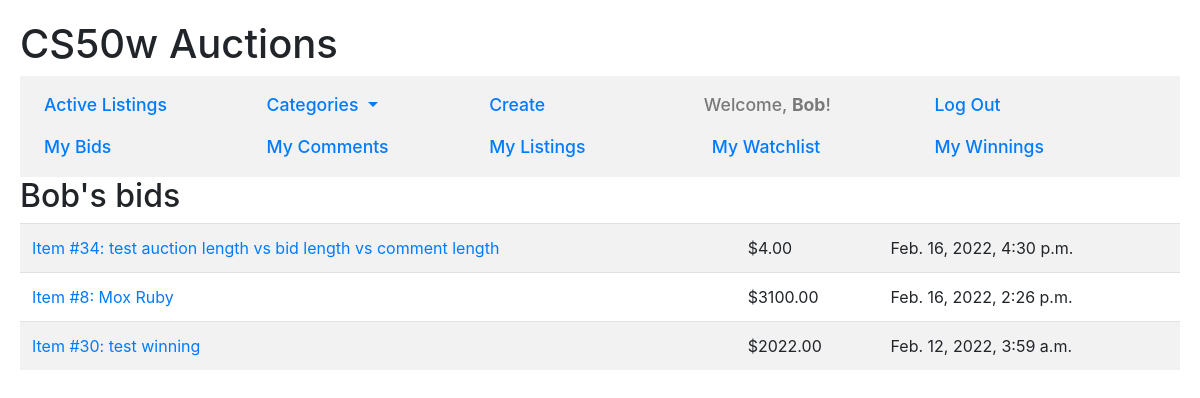
The page /bids (signed in) on the database its author committed.
### auctions/models.py (models this page shows, shortened)
class User(AbstractUser):
    pass

class Bid(Model):
    bid_price = DecimalField(max_digits=9, decimal_places=2)
    bid_time = DateTimeField(auto_now_add=True)
    bidder = ForeignKey(User, on_delete=CASCADE)
    listing = ForeignKey(Listing, on_delete=CASCADE, related_name="auction")

class Listing(Model):
    CATEGORIES = (
        ("BO", "Books, Movies & Music"),
        ("CO", "Collectibles & Art"),
        ("FA", "Fashion"),
        ("OT", "Other"),
    )
    name = CharField(max_length=64)
    category = CharField(choices=CATEGORIES, max_length=2)
    description = TextField(max_length=480)
    image_url = URLField(blank=True)
    list_price = DecimalField(max_digits=9, decimal_places=2)
    is_active = BooleanField()
    lister = ForeignKey(User, on_delete=CASCADE, related_name="lister")
    winner = ForeignKey(User, on_delete=CASCADE, blank=True, null=True)

### auctions/views.py (the view)
# urls.py: path("bids", views.read_my_bids, name="bids"),
@login_required
def read_my_bids(request):
    user = request.user
    bids = Bid.objects.filter(
        bidder=user).exclude(listing__lister=user).order_by("-id")
    return render(request, "auctions/bids.html",{
        "header": f"{user.username}'s bids",
        "bids": bids
    })

### auctions/context_processors.py (called while the page is built)
def add_categories_to_context(request):
    return {"categories": CATEGORIES}

### auctions/templates/auctions/bids.html
{% extends "auctions/layout.html" %}
{% block body %}
<h2>{{header | capfirst}}</h2>
{% if bids %}
    <table class="table table-striped">
        {% for bid in bids %}
        <tr>
            <td><a href="{% url 'read' bid.listing.id bid.listing.name %}">
                Item #{{bid.listing.id}}: {{bid.listing.name}}</a></td>
            <td>${{bid.bid_price}}</td>
            <td>{{bid.bid_time}}</td>
        </tr>
        {% endfor %}
    </table>
{% else %}
    <em>There are no bids to show</em>
{% endif %}
{% endblock %}

### auctions/templates/auctions/layout.html (shortened to what this page needs)
{% load static %}
<!DOCTYPE html>
<html lang="en">
<head>
    <link rel="stylesheet" href="{% static 'auctions/styles.css' %}" >
    <link rel="stylesheet" href="https://cdn.jsdelivr.net/npm/bootstrap@4.6.1/dist/css/bootstrap.min.css">
    <link rel="stylesheet" href="https://cdn.jsdelivr.net/npm/bootstrap-icons@1.8.0/font/bootstrap-icons.css">
</head>
<body>
    <h1>CS50w Auctions</h1>
    <nav class="navbar navbar-expand-md navbar-light">
        <div class="collapse navbar-collapse flex-wrap mr-auto" id="navbar-list">
            <ul class="navbar-nav container-fluid">
                <li class="nav-item">
                    <a class="nav-link" href="{% url 'index' %}">Active Listings</a>
                </li>
                <li class="nav-item dropdown">
                    <a class="nav-link dropdown-toggle" href="#" id="navbarDropdownMenuLink" data-toggle="dropdown" aria-haspopup="true" aria-expanded="false">
                        Categories
                    </a>
                </li>
                <li class="nav-item">
                    <a class="nav-link" href="{% url 'create' %}">Create</a>
                </li>
                {% if user.is_authenticated %}
                    <li class="nav-item navbar-text">
                        Welcome, <strong>{{user.username | capfirst}}</strong>!
                    </li>
                    <li class="nav-item">
                        <a class="nav-link" href="{% url 'logout' %}">Log Out</a>
                    </li>
                {% endif %}
            </ul>
            {% if user.is_authenticated %}
                <ul class="navbar-nav container-fluid">
                    <li class="nav-item">
                        <a class="nav-link" href="{% url 'bids' %}">My Bids</a>
                    </li>
                    <li class="nav-item">
                        <a class="nav-link" href="{% url 'comments' %}">My Comments</a>
                    </li>
                    <li class="nav-item">
                        <a class="nav-link" href="{% url 'listings' %}">My Listings</a>
                    </li>
                    <li class="nav-item">
                        <a class="nav-link" href="{% url 'watchlist' %}">My Watchlist</a>
                    </li>
                    <li class="nav-item">
                        <a class="nav-link" href="{% url 'winnings' %}">My Winnings</a>
                    </li>
                </ul>
            {% endif %}
        </div>
    </nav>
    {% block body %}
    {% endblock %}
</body>
</html>

### auctions/static/auctions/styles.css (style rules this page uses)
body { padding: 20px; }
.navbar-light { background-color: rgba(0, 0, 0, 0.05); }
.nav-item { width: 20%; font-size: 1.1rem; font-weight: 500; }
.nav-link { color: #007bff !important; }
table td { padding: 0.75rem; vertical-align: middle; }

### rows shown on the page
User: username "Bob"
Bid: listing.id "34", listing.name "test auction length vs bid length vs comment length", bid_price "4.00", bid_time "Feb. 16, 2022, 4:30 p.m."
Bid: listing.id "8", listing.name "Mox Ruby", bid_price "3100.00", bid_time "Feb. 16, 2022, 2:26 p.m."
Bid: listing.id "30", listing.name "test winning", bid_price "2022.00", bid_time "Feb. 12, 2022, 3:59 a.m."

### other values the page prints
{{ header | capfirst }} "Bob's bids"
